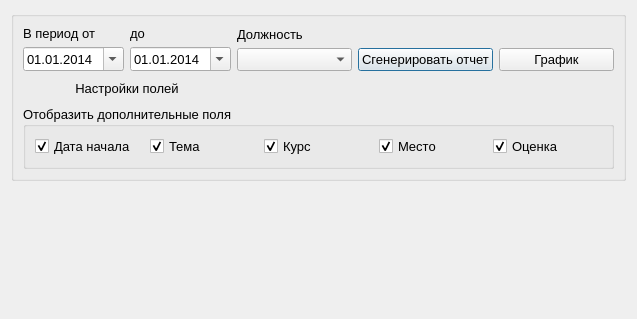
<?xml version="1.0" encoding="UTF-8"?>
<ui version="4.0">
 <class>OtchetPovyshKval</class>
 <widget class="QDialog" name="OtchetPovyshKval">
  <property name="geometry">
   <rect>
    <x>0</x>
    <y>0</y>
    <width>637</width>
    <height>319</height>
   </rect>
  </property>
  <property name="windowTitle">
   <string>Отчёт по повышениям квалификаций</string>
  </property>
  <layout class="QGridLayout" name="gridLayout_4">
   <item row="0" column="0">
    <widget class="QGroupBox" name="groupBox_criteriaOption">
     <property name="sizePolicy">
      <sizepolicy hsizetype="Expanding" vsizetype="Fixed">
       <horstretch>0</horstretch>
       <verstretch>0</verstretch>
      </sizepolicy>
     </property>
     <property name="font">
      <font>
       <pointsize>10</pointsize>
      </font>
     </property>
     <property name="title">
      <string/>
     </property>
     <layout class="QGridLayout" name="gridLayout">
      <item row="0" column="0" rowspan="2">
       <layout class="QGridLayout" name="gridLayout_12">
        <item row="0" column="0">
         <widget class="QLabel" name="label_9">
          <property name="sizePolicy">
           <sizepolicy hsizetype="Fixed" vsizetype="Fixed">
            <horstretch>0</horstretch>
            <verstretch>0</verstretch>
           </sizepolicy>
          </property>
          <property name="font">
           <font>
            <pointsize>10</pointsize>
           </font>
          </property>
          <property name="text">
           <string>В период от</string>
          </property>
         </widget>
        </item>
        <item row="1" column="1">
         <widget class="QDateEdit" name="dateEdit_endReport">
          <property name="sizePolicy">
           <sizepolicy hsizetype="Fixed" vsizetype="Fixed">
            <horstretch>0</horstretch>
            <verstretch>0</verstretch>
           </sizepolicy>
          </property>
          <property name="minimumSize">
           <size>
            <width>101</width>
            <height>0</height>
           </size>
          </property>
          <property name="maximumSize">
           <size>
            <width>150</width>
            <height>16777215</height>
           </size>
          </property>
          <property name="font">
           <font>
            <pointsize>10</pointsize>
           </font>
          </property>
          <property name="displayFormat">
           <string>dd.MM.yyyy</string>
          </property>
          <property name="calendarPopup">
           <bool>true</bool>
          </property>
          <property name="date">
           <date>
            <year>2014</year>
            <month>1</month>
            <day>1</day>
           </date>
          </property>
         </widget>
        </item>
        <item row="1" column="0">
         <widget class="QDateEdit" name="dateEdit_startReport">
          <property name="sizePolicy">
           <sizepolicy hsizetype="Fixed" vsizetype="Fixed">
            <horstretch>0</horstretch>
            <verstretch>0</verstretch>
           </sizepolicy>
          </property>
          <property name="minimumSize">
           <size>
            <width>101</width>
            <height>0</height>
           </size>
          </property>
          <property name="maximumSize">
           <size>
            <width>150</width>
            <height>16777215</height>
           </size>
          </property>
          <property name="font">
           <font>
            <pointsize>10</pointsize>
           </font>
          </property>
          <property name="displayFormat">
           <string>dd.MM.yyyy</string>
          </property>
          <property name="calendarPopup">
           <bool>true</bool>
          </property>
          <property name="date">
           <date>
            <year>2014</year>
            <month>1</month>
            <day>1</day>
           </date>
          </property>
         </widget>
        </item>
        <item row="0" column="1">
         <widget class="QLabel" name="label_10">
          <property name="sizePolicy">
           <sizepolicy hsizetype="Fixed" vsizetype="Fixed">
            <horstretch>0</horstretch>
            <verstretch>0</verstretch>
           </sizepolicy>
          </property>
          <property name="font">
           <font>
            <pointsize>10</pointsize>
           </font>
          </property>
          <property name="text">
           <string>до</string>
          </property>
         </widget>
        </item>
       </layout>
      </item>
      <item row="0" column="1">
       <widget class="QLabel" name="label_2">
        <property name="text">
         <string>Должность</string>
        </property>
       </widget>
      </item>
      <item row="1" column="1">
       <widget class="QComboBox" name="comboBox_doljnost"/>
      </item>
      <item row="1" column="2">
       <widget class="QPushButton" name="pushButton_showReport">
        <property name="font">
         <font>
          <pointsize>10</pointsize>
         </font>
        </property>
        <property name="text">
         <string>Сгенерировать отчет</string>
        </property>
        <property name="icon">
         <iconset resource="../resourses.qrc">
          <normaloff>:/img/img/generate.png</normaloff>:/img/img/generate.png</iconset>
        </property>
       </widget>
      </item>
      <item row="1" column="3">
       <widget class="QPushButton" name="pushButton">
        <property name="font">
         <font>
          <pointsize>10</pointsize>
         </font>
        </property>
        <property name="text">
         <string>График</string>
        </property>
        <property name="icon">
         <iconset resource="../resourses.qrc">
          <normaloff>:/img/img/chart.png</normaloff>:/img/img/chart.png</iconset>
        </property>
       </widget>
      </item>
      <item row="2" column="0">
       <widget class="QPushButton" name="pushButton_set">
        <property name="text">
         <string>Настройки полей</string>
        </property>
        <property name="icon">
         <iconset resource="../resourses.qrc">
          <normaloff>:/img/img/1downarrow.png</normaloff>:/img/img/1downarrow.png</iconset>
        </property>
        <property name="flat">
         <bool>true</bool>
        </property>
       </widget>
      </item>
      <item row="3" column="0" colspan="4">
       <widget class="QGroupBox" name="groupBox_columns">
        <property name="sizePolicy">
         <sizepolicy hsizetype="Preferred" vsizetype="Fixed">
          <horstretch>0</horstretch>
          <verstretch>0</verstretch>
         </sizepolicy>
        </property>
        <property name="title">
         <string>Отобразить дополнительные поля</string>
        </property>
        <layout class="QGridLayout" name="gridLayout_3">
         <item row="0" column="3">
          <widget class="QCheckBox" name="checkBox4">
           <property name="text">
            <string>Место</string>
           </property>
           <property name="checked">
            <bool>true</bool>
           </property>
          </widget>
         </item>
         <item row="0" column="2">
          <widget class="QCheckBox" name="checkBox3">
           <property name="text">
            <string>Курс</string>
           </property>
           <property name="checked">
            <bool>true</bool>
           </property>
          </widget>
         </item>
         <item row="0" column="1">
          <widget class="QCheckBox" name="checkBox2">
           <property name="text">
            <string>Тема</string>
           </property>
           <property name="checked">
            <bool>true</bool>
           </property>
          </widget>
         </item>
         <item row="0" column="0">
          <widget class="QCheckBox" name="checkBox1">
           <property name="text">
            <string>Дата начала</string>
           </property>
           <property name="checked">
            <bool>true</bool>
           </property>
          </widget>
         </item>
         <item row="0" column="4">
          <widget class="QCheckBox" name="checkBox5">
           <property name="text">
            <string>Оценка</string>
           </property>
           <property name="checked">
            <bool>true</bool>
           </property>
          </widget>
         </item>
        </layout>
       </widget>
      </item>
     </layout>
     <zorder>pushButton_showReport</zorder>
     <zorder>pushButton</zorder>
     <zorder>label_2</zorder>
     <zorder>comboBox_doljnost</zorder>
     <zorder>pushButton_set</zorder>
     <zorder>groupBox_columns</zorder>
    </widget>
   </item>
   <item row="1" column="0">
    <widget class="QWidget" name="widget" native="true">
     <layout class="QGridLayout" name="gridLayout_2">
      <item row="0" column="0">
       <layout class="QVBoxLayout" name="verticalLayout"/>
      </item>
     </layout>
    </widget>
   </item>
  </layout>
 </widget>
 <resources>
  <include location="../resourses.qrc"/>
 </resources>
 <connections/>
</ui>
